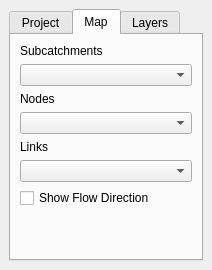
  <widget class="QDockWidget" name="dockw_tab">
   <property name="sizePolicy">
    <sizepolicy hsizetype="Preferred" vsizetype="MinimumExpanding">
     <horstretch>0</horstretch>
     <verstretch>0</verstretch>
    </sizepolicy>
   </property>
   <property name="minimumSize">
    <size>
     <width>212</width>
     <height>270</height>
    </size>
   </property>
   <property name="allowedAreas">
    <set>Qt::LeftDockWidgetArea|Qt::TopDockWidgetArea</set>
   </property>
   <property name="windowTitle">
    <string>Project Explorer</string>
   </property>
   <attribute name="dockWidgetArea">
    <number>1</number>
   </attribute>
   <widget class="QWidget" name="dockWidgetContents_6">
    <layout class="QGridLayout" name="gridLayout_2">
     <item row="0" column="0">
      <widget class="QTabWidget" name="tabProjMap">
       <property name="sizePolicy">
        <sizepolicy hsizetype="Expanding" vsizetype="Expanding">
         <horstretch>0</horstretch>
         <verstretch>0</verstretch>
        </sizepolicy>
       </property>
       <property name="currentIndex">
        <number>1</number>
       </property>
       <widget class="QWidget" name="tabProject">
        <attribute name="title">
         <string>Project</string>
        </attribute>
       </widget>
       <widget class="QWidget" name="tabMap">
        <attribute name="title">
         <string>Map</string>
        </attribute>
        <layout class="QVBoxLayout" name="verticalLayout_2">
         <item>
          <widget class="QLabel" name="lblMapSubcatchments">
           <property name="text">
            <string>Subcatchments</string>
           </property>
          </widget>
         </item>
         <item>
          <widget class="QComboBox" name="cboMapSubcatchments"/>
         </item>
         <item>
          <widget class="QLabel" name="lblMapNodes">
           <property name="text">
            <string>Nodes</string>
           </property>
          </widget>
         </item>
         <item>
          <widget class="QComboBox" name="cboMapNodes"/>
         </item>
         <item>
          <widget class="QLabel" name="lblMapLinks">
           <property name="text">
            <string>Links</string>
           </property>
          </widget>
         </item>
         <item>
          <widget class="QComboBox" name="cboMapLinks"/>
         </item>
         <item>
          <widget class="QCheckBox" name="chkDisplayFlowDir">
           <property name="text">
            <string>Show Flow Direction</string>
           </property>
          </widget>
         </item>
         <item>
          <spacer name="verticalSpacer">
           <property name="orientation">
            <enum>Qt::Vertical</enum>
           </property>
           <property name="sizeHint" stdset="0">
            <size>
             <width>20</width>
             <height>40</height>
            </size>
           </property>
          </spacer>
         </item>
        </layout>
       </widget>
       <widget class="QWidget" name="tabGIS">
        <attribute name="title">
         <string>Layers</string>
        </attribute>
       </widget>
      </widget>
     </item>
    </layout>
   </widget>
  </widget>
